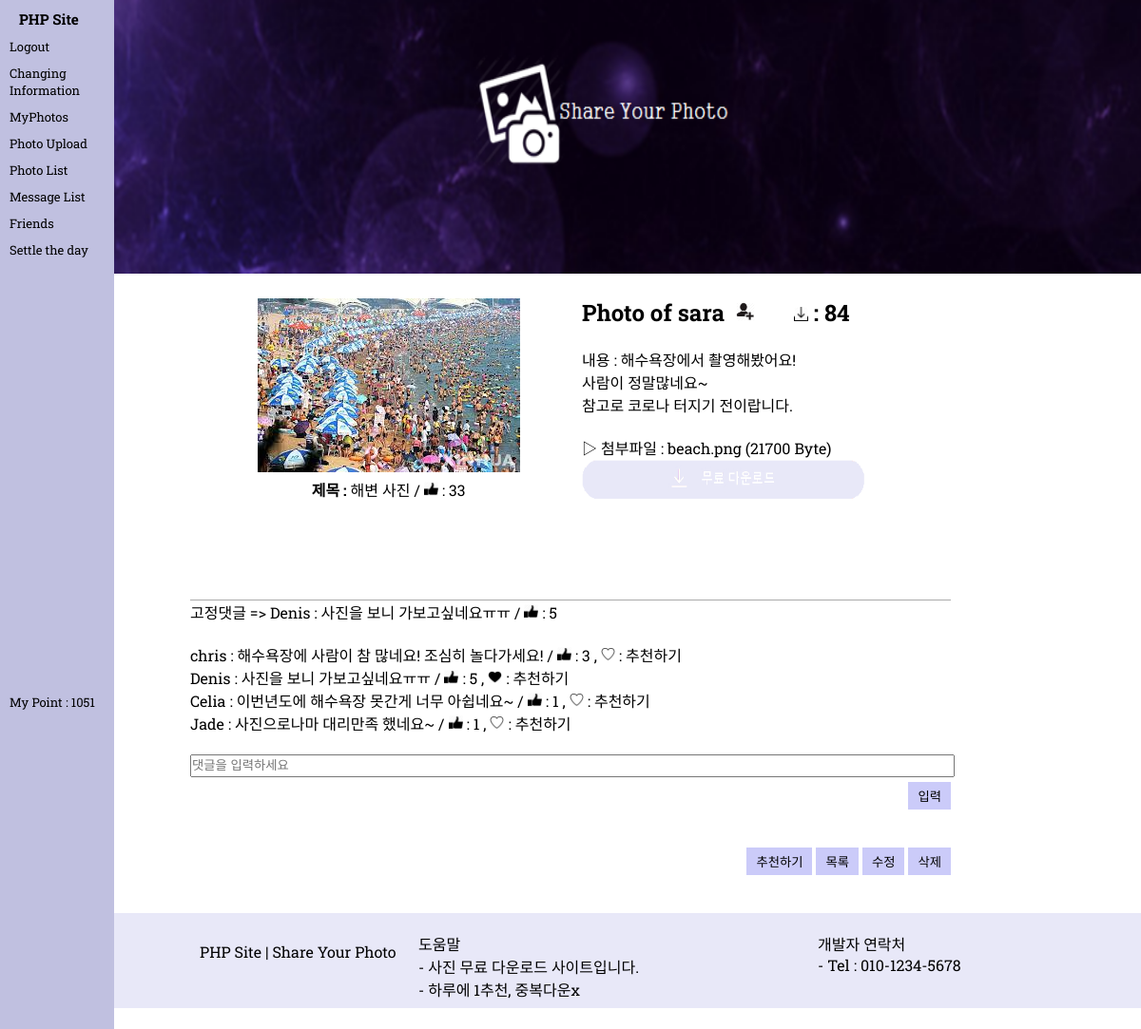
Screenshot of /photo_view_form.php?num=4&page=1 (signed in) with the database file from the repository.
### tables this page shows
CREATE TABLE `photos` (
  `num` int(11) NOT NULL,
  `id` char(15) NOT NULL,
  `title` char(15) NOT NULL,
  `content` char(200) NOT NULL,
  `reply` char(255) NULL,
  `fix_reply` int(11) NULL,
  `file_name` char(40) NOT NULL,
  `file_type` char(40) NOT NULL,
  `file_copied` char(40) NOT NULL,
  `hit` int(11) NOT NULL,
  `recommend` int(11) NULL,
  `download_hit` int(11) NOT NULL
);

CREATE TABLE `reply` (
  `num` int(11) NOT NULL,
  `photoid` int(11) NOT NULL,
  `id` char(15) NOT NULL,
  `content` char(200) NOT NULL,
  `recommend` int(11) NULL
);

### photo_view_form.php (the view, shortened to what this page needs)
<!DOCTYPE html>
<html>
<head>
<link rel="stylesheet" type="text/css" href="./css/index_style.css?good">
<link rel="stylesheet" type="text/css" href="./css/photo.css?good">
</head>
<body>
<header>
    <?php include "header.php";?>
</header>
<section>
   	<div id="photo_box">
<?php
	$num  = $_GET["num"];
	$page  = $_GET["page"];
	$con = mysqli_connect("localhost:3307", "root", "", "phpsitedb");
	$sql = "select * from photos where num=$num";
	$result = mysqli_query($con, $sql);
	$row = mysqli_fetch_array($result);
	$id      = $row["id"];
    ?>
        <?php
	$subject    = $row["title"];
	$content    = $row["content"];
	$file_name    = $row["file_name"];
	$file_type    = $row["file_type"];
	$file_copied  = $row["file_copied"];
	$hit          = $row["hit"];
    $fix_reply  = $row["fix_reply"];
	$recommend = $row["recommend"];
    $like_ary = explode(",",$mylike);
    $download_hit = $row["download_hit"];
	$content = str_replace(" ", "&nbsp;", $content);
	$content = str_replace("\n", "<br>", $content);
	$new_hit = $hit + 1;
	$sql = "update photos set hit=$new_hit where num=$num";
	mysqli_query($con, $sql);
?>
	    <ul id="view_content">
			<li>
                <?php
                    $real_name = $file_copied;
					$file_path = "./data/".$real_name;
				    $file_size = filesize($file_path);
                ?>
                <div style="border:1px solid white; float: left;width:50%; margin-right:10px;" id="content_img_bar">
                    <img src="<?=$file_path?>" >
                </div>
                <div style="border:1px solid white; float: left;width:50%;" id="content_img_bar">
                    <span class="col1"><b>제목 :</b> <?=$subject?></span>
                    <span class="recommend_span"> / <img src="./img/Recommendicon.png" width=15px; height=15px; > : <?=$recommend?></span>
                </div>
                <h2>
                    <a href="myphoto_list_form.php?id=<?=$id?>">Photo of <?=$id?></a>
                    <?php
                        if($id!=$userid and $userid){
                    ?>
                    <a href="friends_add.php?id=<?=$userid?>&photoid=<?=$id?>&num=<?=$num?>">&nbsp;<img src="./img/friend.png" width="20px"; height="20px";></a>
                    <?php
                        }
                         else{
                        ?>
                    &nbsp;&nbsp;&nbsp;
                    <?php
                         }
                             ?>
                    &nbsp;&nbsp;&nbsp;&nbsp;&nbsp;&nbsp;<img src="./img/download_icon.png" width="15px"; height="15px;"> : <?=$download_hit?>
                </h2>
				<?php
                    echo "<br>내용 : $content<br><br>";
					if($file_name and $userid) {
						echo "▷ 첨부파일 : $file_name ($file_size Byte) &nbsp;&nbsp;&nbsp;&nbsp;
			       		<a href='photo_download.php?num=$num&real_name=$real_name&file_name=$file_name&file_type=$file_type&photo_num=$num&userid=$userid&download_hit=$download_hit'><img src='./img/download.png' width=300px; height=45px;><br><br><br><br><br></a>";
			         }
                    else{
                        echo "<br><br><br><br><br><br><br>";
                    }
				?>
			</li>
	    </ul>
<?php
        $sql = "select * from reply where photoid=$num";
        $result = mysqli_query($con,$sql);
        if($userid){
        if(isset($result)){
            $total_reply = mysqli_num_rows($result);
            if($fix_reply!=0){
                for($i=0;$i<$total_reply;$i++){
                    mysqli_data_seek($result, $i);
                    $row = mysqli_fetch_array($result);
                    if($row["num"]==$fix_reply){
                        $fix_id = $row["id"];
                        $fix_content = $row["content"];
                        $fix_recommend = $row["recommend"];
                        break;
                    }
                }
            ?>
            <ul id="recommend_form">
                <li>
                    <span class="col1">고정댓글 => <?=$fix_id?> : </span>
                    <span class="col2"><?=$fix_content?></span>
                    <span class="col3"> / <img src="./img/Recommendicon.png" width=15px; height=15px; > : <?=$fix_recommend?></span>
                </li>
            </ul>
        <?php
            echo "<br>";
            }
            for($i=0;$i<$total_reply;$i++){
                mysqli_data_seek($result, $i);
                $row = mysqli_fetch_array($result);
                $reply_id         = $row["id"];
                $content     = $row["content"];
                $photo_recommend     = $row["recommend"];
            ?>
            <form id="recommend_form" name="reply_like_form">
                <ul>
                    <li>
                        <span class="col1"><?=$reply_id?> : </span>
                        <span class="col2"><?=$content?></span>
                        <span class="col3"> / <img src="./img/Recommendicon.png" width=15px; height=15px; > : <?=$photo_recommend?> ,</span>
                        <?php
                            $status = false;
                            for($k=0;$k<count($like_ary);$k++){
                                if($row["num"] == $like_ary[$k]){
                                    $status = true;
                                }
                            }
                            if($status){
                                ?>
                                <a href="#"><img src="./img/like_on.png" width=15px; height=15px; onclick="location.href='reply_recommend.php?num=<?=$num?>&id=<?=$userid?>&status=0&replynum=<?=$row["num"]?>'"></a> : 추천하기
                            <?php
                            }
                            else{
                                ?>
                                <a href="#"><img src="./img/like_off.png" width=15px; height=15px; onclick="location.href='reply_recommend.php?num=<?=$num?>&id=<?=$userid?>&status=1&replynum=<?=$row["num"]?>'"></a> : 추천하기
                            <?php
                            }
                                ?>
                    </li>
                </ul>
            </form>
    <?php
            }
        }
     ?>
        <form name="reply_form" method="post" action="reply_insert.php?num=<?=$num?>" enctype="multipart/form-data">
            <ul class="buttons">
                <input name="reply" type="text" placeholder="댓글을 입력하세요">
                <li><button type="button" onclick="reply_input()" style="margin-top:5px;">입력</button></li>
            </ul>
        </form>
	    <ul class="buttons">
                <li><button onclick="location.href='photo_recommend.php?num=<?=$num?>&recommend=<?=$recommend?>&id=<?=$userid?>'">추천하기</button></li>
				<li><button onclick="location.href='photo_list_form.php?page=<?=$page?>'">목록</button></li>
            <?php
                if($id==$userid or $userpoint >=1000){
            ?>
				<li><button onclick="location.href='photo_modify_form.php?num=<?=$num?>&page=<?=$page?>'">수정</button></li>
				<li><button onclick="location.href='photo_delete.php?num=<?=$num?>&page=<?=$page?>'">삭제</button></li>
            <?php
                }
            ?>
		</ul>
        <?php
        }else{
            ?>
        <br><br><br>
        <?php
        }
            ?>
	</div>
</section>
<footer>
    <?php include "footer.php";?>
</footer>
</body>
</html>

### css/index_style.css (style rules this page uses)
body { font-family: 'Roboto Slab', serif; }
* { padding: 0; margin: 0; text-decoration: none; list-style: none; color : black; }
body { background: white no-repat center top / 100% auto; }
footer { height: 100px; background-color: #E8E8F8; margin-left: 120px; }

### css/photo.css (style rules this page uses)
#photo_box { position: relative; width: 800px; margin: 0 auto; }
#photo_box .buttons { text-align: right; margin: 20px 0 40px 0; }
#photo_box .buttons li { display: inline; }
#photo_box .buttons button { padding: 5px 10px; cursor: pointer; background: #CBCBF9; border: 0; }
#photo_box input { width: 100%; height: 20px; }
#photo_box #content_img_bar { text-align: center; }
#photo_box { width: 800px; margin: 0 auto; }
#view_content li:nth-child(1) { padding: 15px; border-bottom: solid 1px #aaaaaa; }

### rows the page displays
photos: file_copied (picture), title "해변 사진", recommend "33", id "sara", download_hit "84", content "해수욕장에서 촬영해봤어요! 사람이 정말많네요~ 참고로 코로나 터지기 전이랍니다.", file_name "beach.png", file_copied "21700"
reply: id "Denis", content "사진을 보니 가보고싶네요ㅠㅠ", recommend "5"
reply: id "chris", content "해수욕장에 사람이 참 많네요! 조심히 놀다가세요!", recommend "3"
reply: id "Celia", content "이번년도에 해수욕장 못간게 너무 아쉽네요~", recommend "1"
reply: id "Jade", content "사진으로나마 대리만족 했네요~", recommend "1"

### other values shown
$userpoint "1051"
